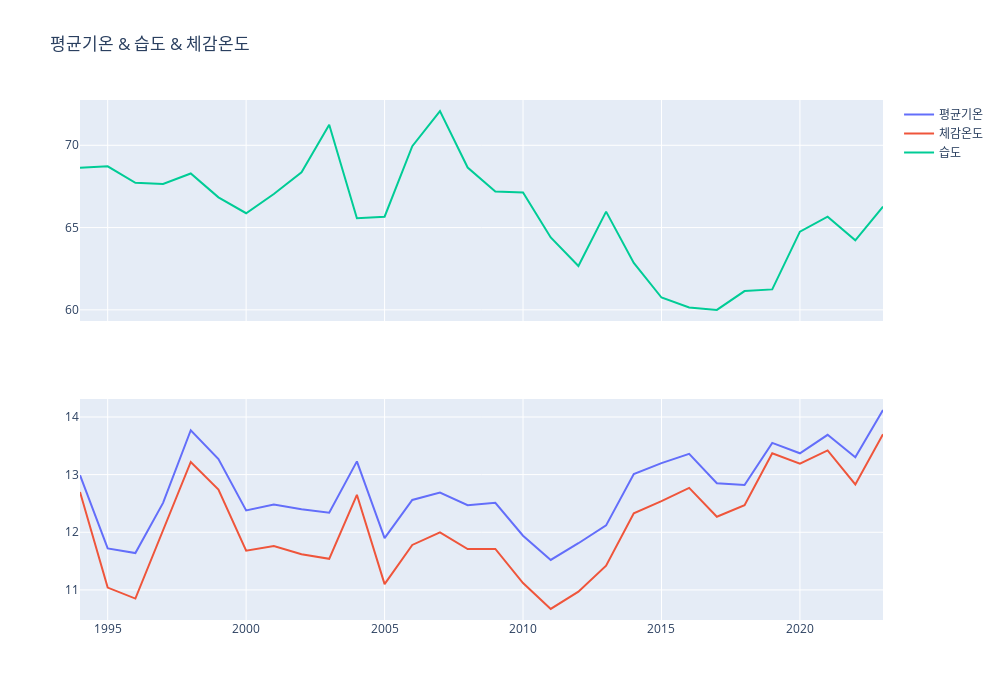

Write notebook code for a chart like this one.
### Markdown cell above
<h2>평균기온 & 습도 & 체감온도</h2>
온도 상승 + 습도 하락 조합은 실제 체감상 훨씬 더 "건조하고 극심한 더위"를 만들어낸다.</br>
기후 변화가 기온만 올라가는 단순한 문제가 아니라</br>
습도/체감환경까지 함께 악화되고 있다는 걸 데이터가 뒷받침하고 있다.

### Code cell
import numpy as np
from plotly.subplots import make_subplots
import pandas as pd

fig = make_subplots(rows=2, cols=1, row_heights=[0.5, 0.5], shared_xaxes=True)

weather_Data['datetime'] = pd.to_datetime(weather_Data['datetime'])
weather_Data['month_day'] = weather_Data['datetime'].dt.strftime('%m-%d')  # 월-일 형식으로 변환

years = list(range(1994, 2024))
three_month_intervals = ['01-01', '04-01', '07-01', '10-01']


year_temp_data = {}
for i in years:
    x = weather_Data[weather_Data['year'] == i]
    avg_temp = round(x['temp'].mean(), 2)
    humi = x['humidity'].mean()
    avg_feelslike = round(x['feelslike'].mean(), 2)
    
    # 연도별 평균, 최소, 최대 기온을 하나의 딕셔너리에 저장
    year_temp_data[f"data_{i}"] = {
        'avg': avg_temp,
        'humi': humi,
        'feels': avg_feelslike
    }


y_temp = [year_temp_data[f"data_{i}"]['avg'] for i in years]
y_humi = [year_temp_data[f"data_{i}"]['humi'] for i in years]
y_feels = [year_temp_data[f"data_{i}"]['feels'] for i in years]


fig.add_trace(go.Line(
    x=years,
    y=y_temp,
    name='평균기온',
), row=2, col=1)

fig.add_trace(go.Line(
    x=years,
    y=y_feels,
    name='체감온도',
), row=2, col=1)

fig.add_trace(go.Line(
    x=years,
    y=y_humi,
    name='습도',
), row=1, col=1)

z1, z2, z3 = np.polyfit(years, y_temp, 1), np.polyfit(years, y_humi, 1), np.polyfit(years, y_feels, 1)
p1, p2, p3 = np.poly1d(z1), np.poly1d(z2), np.poly1d(z3)

fig.update_layout(
    title_text="평균기온 & 습도 & 체감온도",
    height=700,
    width=1000,
)

fig.update_traces(connectgaps=True)

fig.show()

### Figure 1 — Plotly figure (JSON) as saved in the notebook; plotly's stock layout.template omitted (floating-point values rounded to 4 significant figures)
{"data": [{"connectgaps": true, "name": "평균기온", "type": "scatter", "x": [1994, 1995, 1996, 1997, 1998, 1999, 2000, 2001, 2002, 2003, 2004, 2005, 2006, 2007, 2008, 2009, 2010, 2011, 2012, 2013, 2014, 2015, 2016, 2017, 2018, 2019, 2020, 2021, 2022, 2023], "xaxis": "x2", "y": [12.99, 11.72, 11.64, 12.51, 13.77, 13.27, 12.38, 12.48, 12.4, 12.34, 13.23, 11.9, 12.56, 12.69, 12.47, 12.51, 11.94, 11.52, 11.81, 12.12, 13.01, 13.2, 13.36, 12.85, 12.82, 13.55, 13.37, 13.69, 13.3, 14.12], "yaxis": "y2"}, {"connectgaps": true, "name": "체감온도", "type": "scatter", "x": [1994, 1995, 1996, 1997, 1998, 1999, 2000, 2001, 2002, 2003, 2004, 2005, 2006, 2007, 2008, 2009, 2010, 2011, 2012, 2013, 2014, 2015, 2016, 2017, 2018, 2019, 2020, 2021, 2022, 2023], "xaxis": "x2", "y": [12.7, 11.04, 10.85, 12.03, 13.22, 12.74, 11.68, 11.76, 11.62, 11.54, 12.65, 11.1, 11.78, 12, 11.71, 11.71, 11.12, 10.67, 10.97, 11.42, 12.33, 12.54, 12.77, 12.27, 12.47, 13.37, 13.19, 13.42, 12.83, 13.7], "yaxis": "y2"}, {"connectgaps": true, "name": "습도", "type": "scatter", "x": [1994, 1995, 1996, 1997, 1998, 1999, 2000, 2001, 2002, 2003, 2004, 2005, 2006, 2007, 2008, 2009, 2010, 2011, 2012, 2013, 2014, 2015, 2016, 2017, 2018, 2019, 2020, 2021, 2022, 2023], "xaxis": "x", "y": [68.64, 68.72, 67.72, 67.65, 68.29, 66.84, 65.87, 67.04, 68.36, 71.24, 65.57, 65.66, 69.94, 72.08, 68.65, 67.2, 67.14, 64.4, 62.66, 65.97, 62.85, 60.75, 60.14, 59.99, 61.14, 61.24, 64.75, 65.66, 64.23, 66.28], "yaxis": "y"}], "layout": {"height": 700, "title": {"text": "평균기온 & 습도 & 체감온도"}, "width": 1000, "xaxis": {"anchor": "y", "domain": [0, 1], "matches": "x2", "showticklabels": false}, "xaxis2": {"anchor": "y2", "domain": [0, 1]}, "yaxis": {"anchor": "x", "domain": [0.575, 1]}, "yaxis2": {"anchor": "x2", "domain": [0, 0.425]}}}
